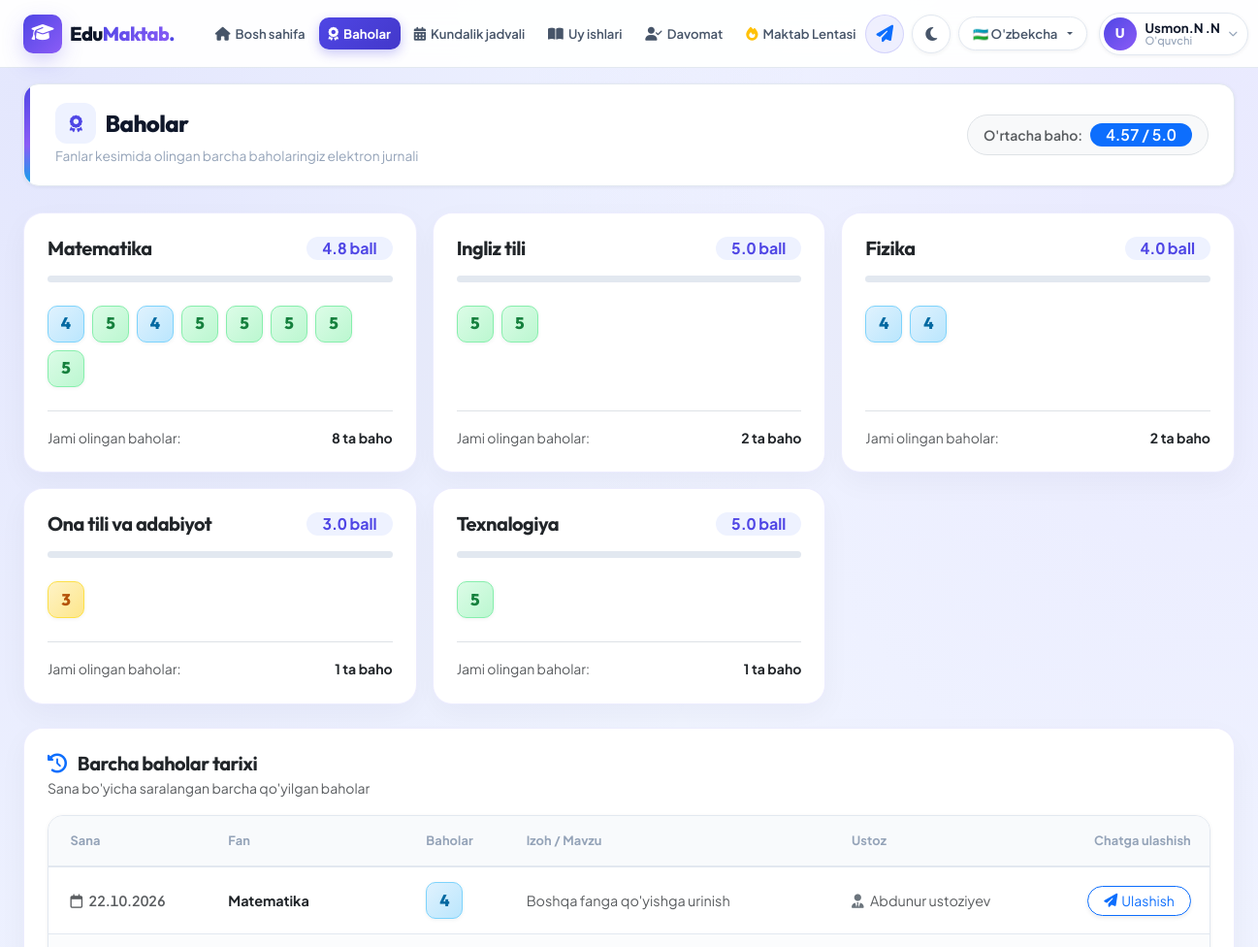
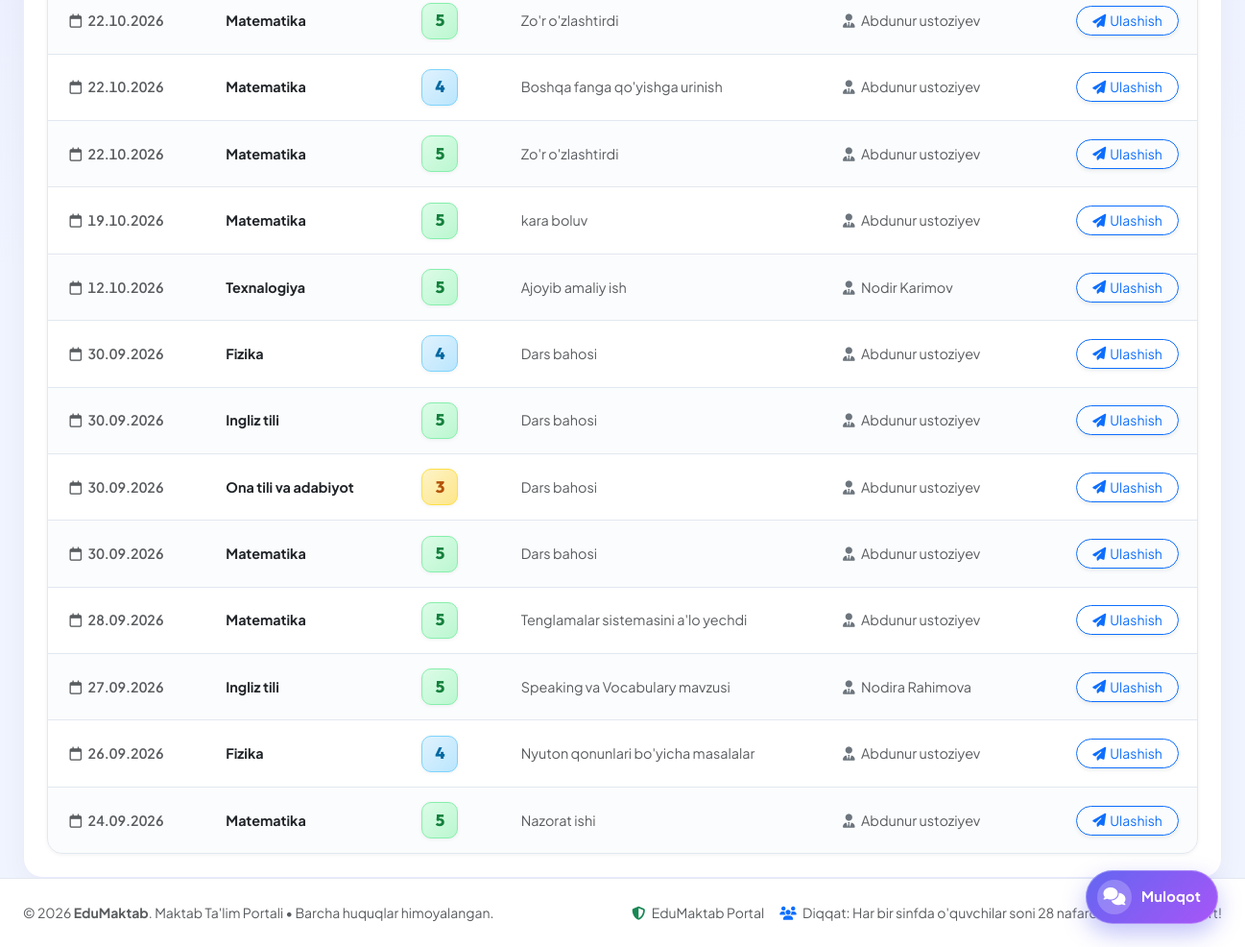
Screenshot of /student/grades/ (signed in) with the database file from the repository (2 pictures, top to bottom).
### apps/models.py (models this page shows, shortened)
class User(AbstractUser):
    ROLE_CHOICES = (
        ('student', "O'quvchi"),
        ('teacher', "Ustoz"),
        ('admin', "Maktab Ma'muri"),
    )
    role = models.CharField(max_length=20, choices=ROLE_CHOICES, default='student', verbose_name="Rol")
    avatar = models.ImageField(upload_to='avatars/', null=True, blank=True, verbose_name="Profil rasmi")
    phone = models.CharField(max_length=30, blank=True, verbose_name="Telefon raqami")
    birth_date = models.DateField(null=True, blank=True, verbose_name="Tug'ilgan sana")
    address = models.CharField(max_length=255, blank=True, verbose_name="Yashash manzili")
    school = models.ForeignKey(School, on_delete=models.SET_NULL, null=True, blank=True, related_name='users', verbose_name="Maktab")
    classroom = models.ForeignKey(Classroom, on_delete=models.SET_NULL, null=True, blank=True, related_name='students', verbose_name="Sinf")
    subject = models.ForeignKey(Subject, on_delete=models.SET_NULL, null=True, blank=True, related_name='teachers', verbose_name="Dars beradigan fani")
    bio = models.TextField(blank=True, verbose_name="Qisqacha ma'lumot")
    last_seen = models.DateTimeField(null=True, blank=True, verbose_name="Oxirgi faollik")
    initial_password = models.CharField(max_length=128, blank=True, null=True, verbose_name="Boshlang'ich parol (Admin ko'rishi uchun)")
    @property
    def full_name(self):
        name = f"{self.first_name} {self.last_name}".strip()
        return name if name else self.username
    class Meta:
        verbose_name = "Foydalanuvchi"
        verbose_name_plural = "Foydalanuvchilar"

class Subject(models.Model):
    name = models.CharField(max_length=100, verbose_name="Fan nomi")
    code = models.CharField(max_length=20, blank=True, verbose_name="Kod")
    icon = models.CharField(max_length=50, default="fa-book", verbose_name="Ikonka (FontAwesome)")
    class Meta:
        verbose_name = "Fan"
        verbose_name_plural = "Fanlar"

class Grade(models.Model):
    student = models.ForeignKey(User, on_delete=models.CASCADE, related_name='grades', limit_choices_to={'role': 'student'}, verbose_name="O'quvchi")
    subject = models.ForeignKey(Subject, on_delete=models.CASCADE, verbose_name="Fan")
    teacher = models.ForeignKey(User, on_delete=models.CASCADE, related_name='given_grades', limit_choices_to={'role': 'teacher'}, verbose_name="Ustoz")
    grade = models.PositiveSmallIntegerField(verbose_name="Baho (1-5)")
    comment = models.CharField(max_length=255, blank=True, verbose_name="Izoh / Mavzu")
    date = models.DateField(default=timezone.now, verbose_name="Sana")
    created_at = models.DateTimeField(auto_now_add=True)
    class Meta:
        verbose_name = "Baho"
        verbose_name_plural = "Baholar"
        ordering = ['-date', '-created_at']

### apps/views.py (the view)
# urls.py: path('student/grades/', views.student_grades, name='student_grades'),
@login_required
def student_grades(request):
    user = request.user
    if user.role != 'student':
        return redirect('dashboard_redirect')
    grades = Grade.objects.filter(student=user).select_related('subject', 'teacher')
    subjects_stats = []
    subjects = Subject.objects.filter(grade__student=user).distinct()
    for sub in subjects:
        sub_grades = grades.filter(subject=sub)
        avg = sub_grades.aggregate(avg=Avg('grade'))['avg'] or 0
        subjects_stats.append({
            'subject': sub,
            'grades': sub_grades,
            'avg': round(avg, 1),
            'count': sub_grades.count()
        })
    total_avg = grades.aggregate(avg=Avg('grade'))['avg'] or 0
    return render(request, 'student/grades.html', {
        'grades': grades,
        'subjects_stats': subjects_stats,
        'total_avg': round(total_avg, 2),
    })

### templates/student/grades.html (shortened to what this page needs)
{% extends 'base.html' %}
{% load lang_tags %}
{% block content %}
<div class="container-fluid px-lg-4">
    <div class="page-header-box">
        <div>
            <h1 class="page-header-title">
                <i class="fa-solid fa-award text-primary"></i> {{ t.grades }}
            </h1>
            <p class="page-header-subtitle">{{ t.student_grades_subtitle }}</p>
        </div>
        <div class="d-flex align-items-center gap-3">
            <div class="d-flex align-items-center gap-2 p-2 px-3 bg-light rounded-pill border">
                <span class="text-muted small fw-semibold">{{ t.average_grade }}:</span>
                <span class="badge bg-primary fs-6 px-3 py-1 rounded-pill">{{ total_avg|default:"0.0" }} / 5.0</span>
            </div>
        </div>
    </div>
    <div class="row g-3 mb-4">
        {% for item in subjects_stats %}
            <div class="col-md-6 col-xl-4">
                <div class="card card-modern card-lift p-4 h-100 d-flex flex-column">
                    <div class="d-flex justify-content-between align-items-center mb-3">
                        <h5 class="fw-bold text-dark mb-0">{{ item.subject.name|t_sub:current_lang }}</h5>
                        <span class="badge bg-primary-light text-primary fw-bold px-3 py-1 rounded-pill fs-6">
                            {{ item.avg }} {{ t.points_suffix }}
                        </span>
                    </div>
                    <div class="mb-3">
                        <div class="progress-slim">
                        </div>
                    </div>
                    <div class="d-flex flex-wrap gap-2 my-2 flex-grow-1 align-content-start">
                        {% for g in item.grades %}
                            <span class="grade-badge grade-{{ g.grade }}" title="{{ g.date|date:'d.m.Y' }} - {{ g.comment|default:t.regular_grade }}">
                                {{ g.grade }}
                            </span>
                        {% endfor %}
                    </div>
                    <div class="d-flex justify-content-between align-items-center pt-3 border-top mt-3 small text-muted">
                        <span>{{ t.total_grades_count }}</span>
                        <strong class="text-dark">{{ item.count }} {{ t.grades_count_suffix }}</strong>
                    </div>
                </div>
            </div>
        {% endfor %}
    </div>
    <div class="card card-modern p-4">
        <div class="d-flex justify-content-between align-items-center mb-3 flex-wrap gap-2">
            <div>
                <h5 class="fw-bold text-dark mb-0">
                    <i class="fa-solid fa-clock-rotate-left text-primary me-2"></i> {{ t.all_grades_history }}
                </h5>
                <small class="text-muted">{{ t.all_grades_history_desc }}</small>
            </div>
        </div>
        <div class="table-modern-wrapper">
            <table class="table-modern table align-middle mb-0">
                <thead>
                    <tr>
                        <th>{{ t.date }}</th>
                        <th>{{ t.subject }}</th>
                        <th>{{ t.grades }}</th>
                        <th>{{ t.comment }}</th>
                        <th>{{ t.teacher_label }}</th>
                        <th class="text-end">Chatga ulashish</th>
                    </tr>
                </thead>
                <tbody>
                    {% for g in grades %}
                        <tr>
                            <td class="text-muted small fw-semibold">
                                <i class="fa-regular fa-calendar me-1"></i> {{ g.date|date:"d.m.Y" }}
                            </td>
                            <td>
                                <span class="fw-bold text-dark">{{ g.subject.name|t_sub:current_lang }}</span>
                            </td>
                            <td>
                                <span class="grade-badge grade-{{ g.grade }}">{{ g.grade }}</span>
                            </td>
                            <td class="text-muted small">{{ g.comment|default:t.regular_grade }}</td>
                            <td class="text-muted small">
                                <i class="fa-solid fa-user-tie text-secondary me-1"></i> {{ g.teacher.full_name }}
                            </td>
                            <td class="text-end">
                                <button type="button" class="btn btn-sm btn-outline-primary rounded-pill px-3 py-1 d-inline-flex align-items-center gap-1 shadow-sm" onclick="openGradeShareModal({{ g.id }}, '{{ g.subject.name|escapejs }}', {{ g.grade }}, '{{ g.date|date:'d.m.Y' }}')">
                                    <i class="fa-solid fa-paper-plane"></i> <span>Ulashish</span>
                                </button>
                            </td>
                        </tr>
                    {% empty %}
                        <tr>
                            <td colspan="6" class="text-center py-5 text-muted">
                                <p class="mb-0 fw-medium">{{ t.no_grades_student }}</p>
                            </td>
                        </tr>
                    {% endfor %}
                </tbody>
            </table>
        </div>
    </div>
</div>
{% endblock %}

### templates/base.html (shortened to what this page needs)
{% load static %}
{% load lang_tags %}
<!DOCTYPE html>
<html lang="{{ current_lang }}" id="htmlRoot">
<head>
    <link href="https://cdn.jsdelivr.net/npm/bootstrap@5.3.3/dist/css/bootstrap.min.css" rel="stylesheet">
    <link rel="stylesheet" href="https://cdnjs.cloudflare.com/ajax/libs/font-awesome/6.5.1/css/all.min.css">
    <link rel="stylesheet" href="{% static 'css/style.css' %}">
</head>
<body>
    <nav id="mainNavbar" class="navbar navbar-expand-xl navbar-custom">
        <div class="container-fluid px-2 px-lg-4">
            <a class="navbar-brand d-flex align-items-center gap-2" href="{% url 'dashboard_redirect' %}">
                <span class="brand-badge">
                    <i class="fa-solid fa-graduation-cap"></i>
                </span>
                <span class="brand-text">
                    Edu<span class="text-gradient-primary">Maktab</span><span class="dot-accent">.</span>
                </span>
            </a>
            <div class="collapse navbar-collapse" id="navbarContent">
                <ul class="navbar-nav me-auto mb-2 mb-lg-0 ms-lg-3 gap-1">
                    {% if user.is_authenticated %}
                    {% if user.role == 'student' %}
                    <li class="nav-item">
                        <a class="nav-link-custom {% if request.resolver_match.url_name == 'student_dashboard' %}active{% endif %}"
                            href="{% url 'student_dashboard' %}">
                            <i class="fa-solid fa-house"></i> {{ t.dashboard }}
                        </a>
                    </li>
                    <li class="nav-item">
                        <a class="nav-link-custom {% if request.resolver_match.url_name == 'student_grades' %}active{% endif %}"
                            href="{% url 'student_grades' %}">
                            <i class="fa-solid fa-award"></i> {{ t.grades }}
                        </a>
                    </li>
                    <li class="nav-item">
                        <a class="nav-link-custom {% if request.resolver_match.url_name == 'student_timetable' %}active{% endif %}"
                            href="{% url 'student_timetable' %}">
                            <i class="fa-solid fa-calendar-days"></i> {{ t.timetable }}
                        </a>
                    </li>
                    <li class="nav-item">
                        <a class="nav-link-custom {% if request.resolver_match.url_name == 'student_homework' %}active{% endif %}"
                            href="{% url 'student_homework' %}">
                            <i class="fa-solid fa-book-open"></i> {{ t.homework }}
                        </a>
                    </li>
                    <li class="nav-item">
                        <a class="nav-link-custom {% if request.resolver_match.url_name == 'student_attendance' %}active{% endif %}"
                            href="{% url 'student_attendance' %}">
                            <i class="fa-solid fa-user-check"></i> {{ t.attendance }}
                        </a>
                    </li>
                    {% endif %}
                    <li class="nav-item">
                        <a class="nav-link-custom nav-link-feed {% if request.resolver_match.url_name == 'feed' %}active{% endif %}"
                            href="{% url 'feed' %}">
                            <i class="fa-solid fa-fire text-warning"></i> {{ t.feed }}
                        </a>
                    </li>
                    {% endif %}
                </ul>
                <div class="d-flex align-items-center gap-2 mt-3 mt-lg-0">
                    {% if user.is_authenticated %}
                    <a href="{% url 'chat' %}" class="nav-chat-icon-btn position-relative" title="Muloqot va Xabarlar">
                        <i class="fa-solid fa-paper-plane text-primary"></i>
                    </a>
                    {% endif %}
                    <button class="theme-toggle-btn" id="themeToggle" title="Yorug'/Qorong'u rejim">
                        <i class="fa-solid fa-moon icon-moon"></i>
                    </button>
                    <div class="dropdown">
                        <button class="lang-btn dropdown-toggle" type="button" data-bs-toggle="dropdown">
                            {% if current_lang == 'uz' %}🇺🇿 O'zbekcha
                            {% elif current_lang == 'ru' %}🇷🇺 Русский
                            {% else %}🇬🇧 English{% endif %}
                        </button>
                    </div>
                    {% if user.is_authenticated %}
                    <div class="dropdown ms-1">
                        <a href="#" class="nav-user-trigger dropdown-toggle" data-bs-toggle="dropdown"
                            aria-expanded="false">
                            {% if user.avatar and user.avatar.name %}
                            <img src="{{ user.avatar.url }}" alt="{{ user.full_name }}" class="nav-avatar-img">
                            {% else %}
                            <div class="nav-avatar-initials">
                                {{ user.first_name|default:user.username|slice:":1"|upper }}
                            </div>
                            {% endif %}
                            <div class="nav-user-info d-none d-md-block">
                                <span class="nav-user-name">{{ user.full_name }}</span>
                                <span class="nav-user-role">
                                    {{ user.role|t_role:current_lang }}
                                </span>
                            </div>
                            <i class="fa-solid fa-chevron-down nav-user-chevron d-none d-md-block"></i>
                        </a>
                    </div>
                    {% else %}
                    <a href="{% url 'login' %}" class="btn btn-primary-custom btn-sm px-4">
                        <i class="fa-solid fa-arrow-right-to-bracket me-1"></i> {{ t.login }}
                    </a>
                    {% endif %}
                </div>
            </div>
        </div>
    </nav>
    <main class="flex-grow-1" id="mainContent">
        {% block content %}{% endblock %}
    </main>
    {% if user.is_authenticated and request.resolver_match.url_name != 'chat' and request.resolver_match.url_name != 'chat_with_user' %}
    <a href="{% url 'chat' %}" class="floating-chat-launcher" id="floatingChatLauncher" title="Muloqot markazini ochish">
        <div class="floating-chat-icon-wrap">
            <i class="fa-solid fa-comments"></i>
        </div>
        <span class="floating-chat-text">Muloqot</span>
    </a>
    {% endif %}
    <footer class="py-4 mt-auto">
        <div
            class="container-fluid px-lg-4 text-center text-muted small d-flex flex-wrap justify-content-between align-items-center gap-2">
            <div>&copy; 2026 <strong>EduMaktab</strong>. {{ t.school_portal }} &bull; {{ t.all_rights_reserved }}.
            </div>
            <div class="d-flex gap-3 align-items-center">
                <span><i class="fa-solid fa-shield-halved text-success me-1"></i> EduMaktab Portal</span>
                <span><i class="fa-solid fa-users text-primary me-1"></i> {{ t.notice_28_limit }}</span>
            </div>
        </div>
    </footer>
</body>
</html>

### rows the page displays
User: first_name "U", full_name "Usmon.N .N", role|t_role "O'quvchi"
Subject: subject.name|t_sub "Matematika", avg "4.8", points_suffix "ball", total_grades_count "Jami olingan baholar:", count "8", grades_count_suffix "ta baho"
Grade: grade "4", date "22.10.2026", subject.name|t_sub "Matematika", comment "Boshqa fanga qo'yishga urinish", teacher.full_name "Abdunur ustoziyev"
Grade: grade "5", date "22.10.2026", subject.name|t_sub "Matematika", comment "Zo'r o'zlashtirdi", teacher.full_name "Abdunur ustoziyev"
Grade: grade "4", date "22.10.2026", subject.name|t_sub "Matematika", comment "Boshqa fanga qo'yishga urinish", teacher.full_name "Abdunur ustoziyev"
Grade: grade "5", date "22.10.2026", subject.name|t_sub "Matematika", comment "Zo'r o'zlashtirdi", teacher.full_name "Abdunur ustoziyev"
Grade: grade "5", date "19.10.2026", subject.name|t_sub "Matematika", comment "kara boluv", teacher.full_name "Abdunur ustoziyev"
Grade: grade "5", date "30.09.2026", subject.name|t_sub "Matematika", comment "Dars bahosi", teacher.full_name "Abdunur ustoziyev"
Grade: grade "5", date "28.09.2026", subject.name|t_sub "Matematika", comment "Tenglamalar sistemasini a'lo yechdi", teacher.full_name "Abdunur ustoziyev"
Grade: grade "5", date "24.09.2026", subject.name|t_sub "Matematika", comment "Nazorat ishi", teacher.full_name "Abdunur ustoziyev"
Subject: subject.name|t_sub "Ingliz tili", avg "5.0", points_suffix "ball", total_grades_count "Jami olingan baholar:", count "2", grades_count_suffix "ta baho"
Grade: grade "5", date "30.09.2026", subject.name|t_sub "Ingliz tili", comment "Dars bahosi", teacher.full_name "Abdunur ustoziyev"
Grade: grade "5", date "27.09.2026", subject.name|t_sub "Ingliz tili", comment "Speaking va Vocabulary mavzusi", teacher.full_name "Nodira Rahimova"
Subject: subject.name|t_sub "Fizika", avg "4.0", points_suffix "ball", total_grades_count "Jami olingan baholar:", count "2", grades_count_suffix "ta baho"
Grade: grade "4", date "30.09.2026", subject.name|t_sub "Fizika", comment "Dars bahosi", teacher.full_name "Abdunur ustoziyev"
Grade: grade "4", date "26.09.2026", subject.name|t_sub "Fizika", comment "Nyuton qonunlari bo'yicha masalalar", teacher.full_name "Abdunur ustoziyev"
Subject: subject.name|t_sub "Ona tili va adabiyot", avg "3.0", points_suffix "ball", total_grades_count "Jami olingan baholar:", count "1", grades_count_suffix "ta baho"
Grade: grade "3", date "30.09.2026", subject.name|t_sub "Ona tili va adabiyot", comment "Dars bahosi", teacher.full_name "Abdunur ustoziyev"
Subject: subject.name|t_sub "Texnalogiya", avg "5.0", points_suffix "ball", total_grades_count "Jami olingan baholar:", count "1", grades_count_suffix "ta baho"
Grade: grade "5", date "12.10.2026", subject.name|t_sub "Texnalogiya", comment "Ajoyib amaliy ish", teacher.full_name "Nodir Karimov"

### other values shown
{{ t.dashboard }} "Bosh sahifa"
{{ t.grades }} "Baholar"
{{ t.timetable }} "Kundalik jadvali"
{{ t.homework }} "Uy ishlari"
{{ t.attendance }} "Davomat"
{{ t.feed }} "Maktab Lentasi"
{{ t.student_grades_subtitle }} "Fanlar kesimida olingan barcha baholaringiz elektron jurnali"
{{ t.average_grade }} "O'rtacha baho"
{{ total_avg|default:"0.0" }} "4.57"
{{ t.all_grades_history }} "Barcha baholar tarixi"
{{ t.all_grades_history_desc }} "Sana bo'yicha saralangan barcha qo'yilgan baholar"
{{ t.date }} "Sana"
{{ t.subject }} "Fan"
{{ t.comment }} "Izoh / Mavzu"
{{ t.teacher_label }} "Ustoz"
